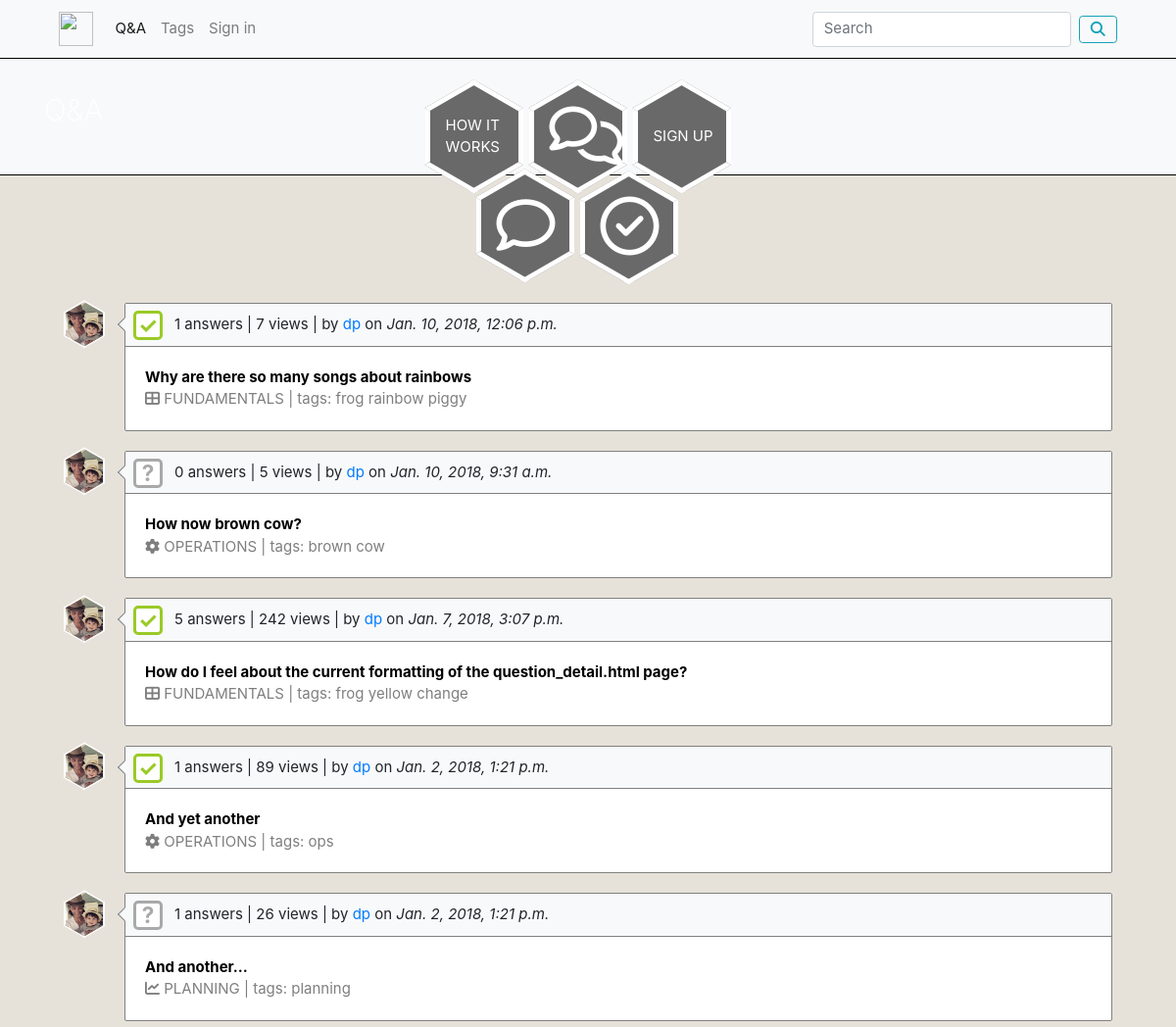
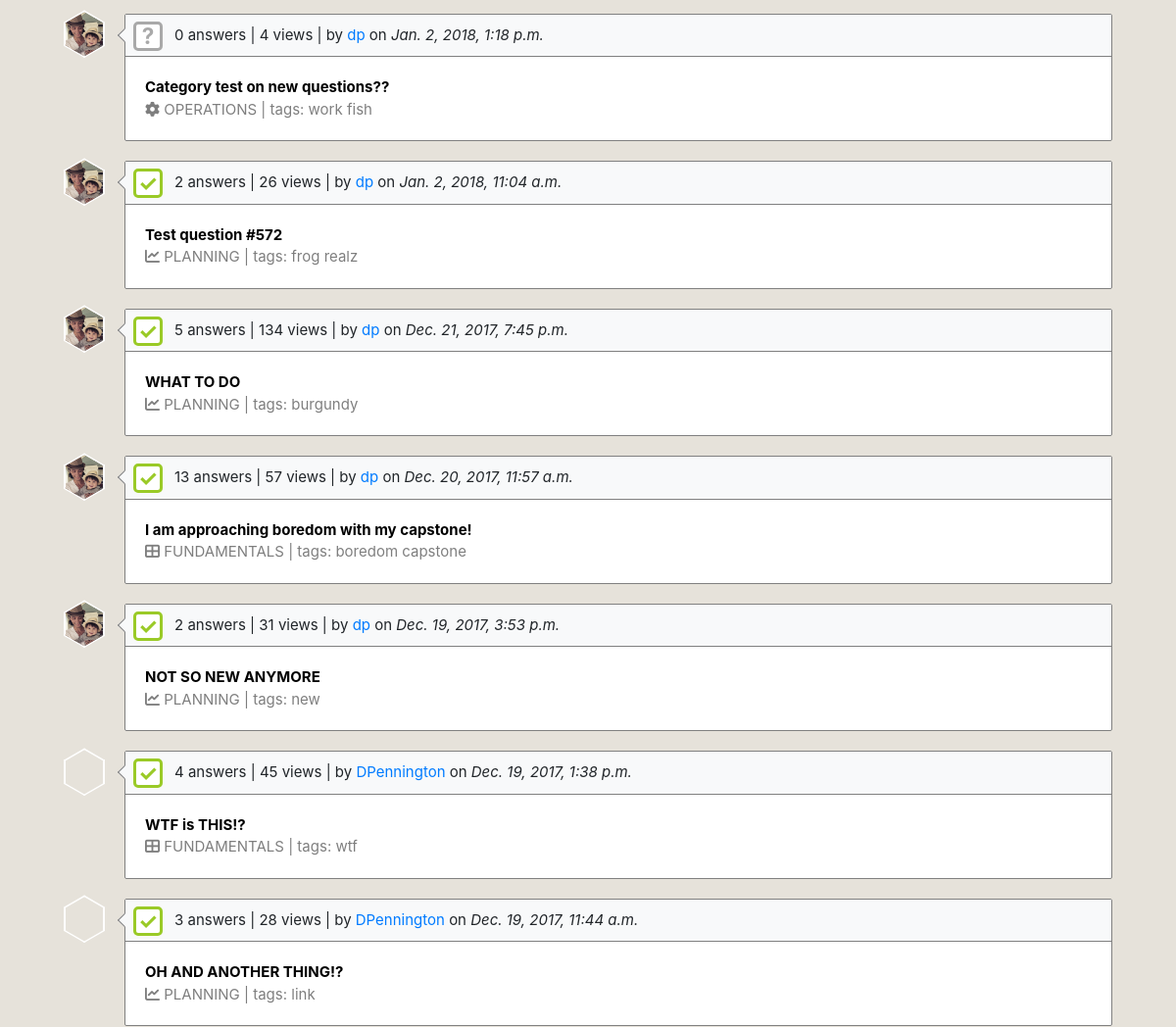
The page /questions/ (upper part) on the database as committed earlier (2 pictures, top to bottom).
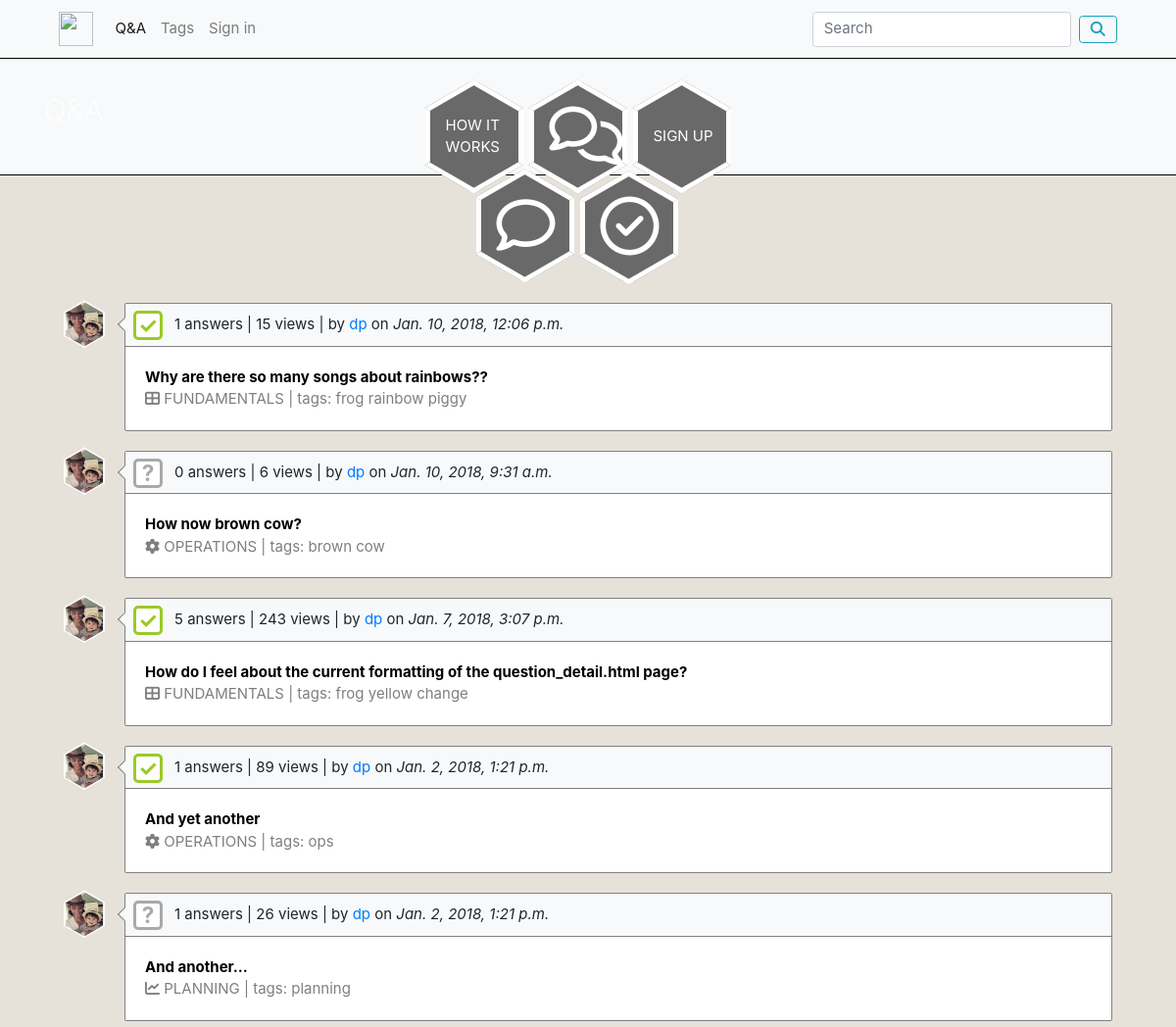
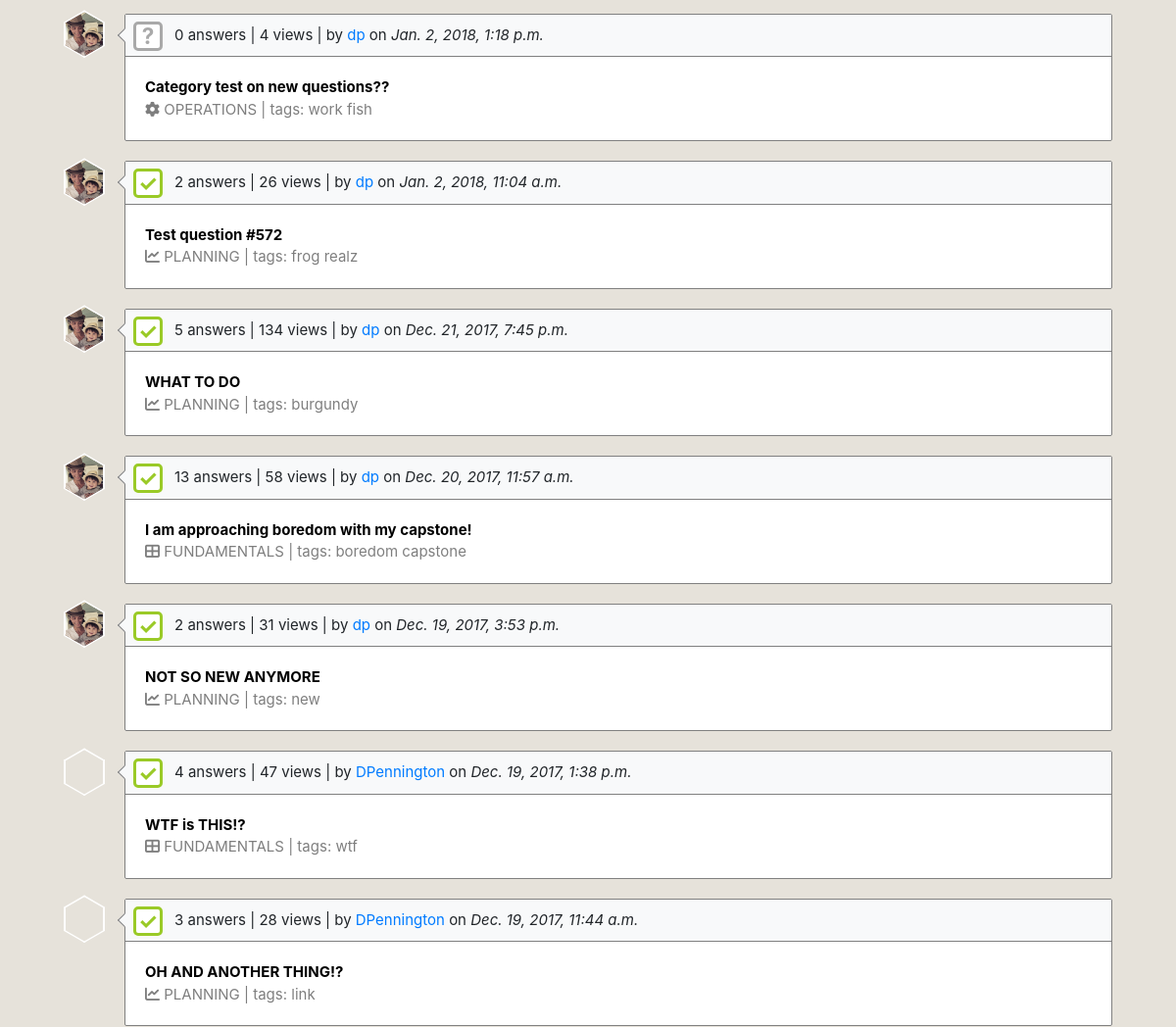
The same page on the database as committed later (2 pictures, top to bottom).
### questions/models.py (models this page shows, shortened)
class Question(models.Model):
    user = models.ForeignKey(User, null=True, on_delete=models.SET_NULL)
    category = models.ForeignKey(Category, null=True, on_delete=models.SET_NULL)
    hive = models.ForeignKey(Hive, null=True, blank=True, on_delete=models.SET_NULL)
    title = models.CharField(max_length=200)
    body = RichTextField()
    tags = TaggableManager()
    created = models.DateTimeField(auto_now_add=True)
    modified = models.DateTimeField(auto_now=True)
    solved = models.BooleanField(default=False)
    views = models.IntegerField(default=0)

class Profile(models.Model):  # Extends base User class with additional fields
    user = models.OneToOneField(User, primary_key=True, related_name='profile', on_delete=models.CASCADE)
    hives = models.ManyToManyField(Hive, blank=True)
    avatar = models.ImageField(upload_to="media/", blank=True, null=True)
    questions = models.IntegerField(default=0)
    answers = models.IntegerField(default=0)
    comments = models.IntegerField(default=0)
    solutions = models.IntegerField(default=0)
    vote_counter = models.IntegerField(default=0)
    flags = models.IntegerField(default=0)
    views = models.IntegerField(default=0)
    searches = models.IntegerField(default=0)
    edits = models.IntegerField(default=0)
    bookmarks = models.IntegerField(default=0)

class Category(models.Model):
    title = models.CharField(max_length=50)
    class Meta:
        verbose_name_plural = 'Categories'
    def icon(self):  # This is...clunky, and hard-coded (and thus limiting). But it works...
        if self.title == 'Fundamentals':
            return '<span class="fa fa-th-large"></span> FUNDAMENTALS | '
        elif self.title == 'Operations':
            return '<span class="fa fa-cog"></span> OPERATIONS | '
        elif self.title == 'Planning':
            return '<span class="fa fa-line-chart"></span> PLANNING | '

### questions/views.py (the view)
def index(request):  # w/Paginator
    question_list = Question.objects.order_by('-created')
    paginator = Paginator(question_list, 15) # Show 15 questions per page
    page = request.GET.get('page')
    icons = Icon.objects.all()
    try:
        questions = paginator.page(page)
    except PageNotAnInteger:
        questions = paginator.page(1)
    except EmptyPage:
        questions = paginator.page(paginator.num_pages)
    return render(request, 'questions/index.html', {'questions': questions, 'icons': icons})

### questions/templates/questions/index.html (shortened to what this page needs)
{% extends 'questions/base.html' %}
{% load static %}
{% block heading %}
    <div class="row" id="heading">
        <div class="col">
            <span style="font-size: 2em" class="page_heading">Q&A</span>
        </div>
    </div>
{% endblock %}
{% block feature %}
    {% if not request.user.is_authenticated %}
        <br />
        <br />
        <br />
        <div class="container">
            <div class="row" id="how_it_works">
                <div class="col" id="onboard_hexes_all">
                    <div id="onboard_hex0" class="hexagon">
                        <span id="onboard_how" class="onboard-icon" style="font-size: 1em">HOW IT WORKS</span>
                    </div>
                    <div id="onboard_hex1" class="hexagon dp_tooltip">
                        <span class="fa fa-comment-o onboard-icon" style="font-size: 4em"></span>
                    </div>
                    <div id="onboard_hex2" class="hexagon dp_tooltip">
                        <span class="fa fa-comments-o onboard-icon" style="font-size: 4em"></span>
                    </div>
                    <div id="onboard_hex3" class="hexagon dp_tooltip">
                        <span class="fa fa-check-circle-o onboard-icon" style="font-size: 4em"></span>
                    </div>
                    <a href="{% url 'questions:register' %}">
                        <div id="onboard_hex4" class="hexagon">
                            <span id="onboard_sign" class="onboard-icon" style="font-size: 1em">SIGN UP</span>
                        </div>
                    </a>
                </div>
            </div>
        </div>
    {% endif %}
{% endblock %}
{% block content %}
<br />
<div class="container" id="index_container">
            {% for question in questions %}
                <div id="question_wrapper">
                    <a href="{% url 'questions:profile' question.user.id %}">
                        <div class="hexagonSmall" style="background-image: url('/{{ question.user.profile.avatar }}'">
                            <div class="hexTopSmall"></div>
                            <div class="hexBottomSmall"></div>
                        </div>
                    </a>
                    <div id="question_container">
                        <div id="question_data">
                            {{ question.answer_set.count }} answers | {{ question.views }} views |
                            by <a href="{% url 'questions:profile' question.user.id %}"> {{ question.user }} </a> on <i>{{ question.created }}</i>
                        </div>
                        <div id="question_header">
                            <a href="{% url 'questions:question_detail' question.id %}" class="text_link">
                                <div><b>{{ question.title }}</b>
                                <br />
                                    <span style="opacity: .5">
                                        <span>
                                            {% autoescape off %} {{ question.category.icon }} {% endautoescape %}
                                        </span>
                                        <span>
                                            tags:
                                            {% for tag in question.tags.all %}
                                                {{ tag }}
                                            {% endfor %}
                                        </span>
                                    </span>
                                </div>
                            </a>
                        </div>
                        {% if question.solved == True %}
                            <div class="solved_indicator" id="solved">✓</div>
                        {% else %}
                            <div class="unsolved_indicator" id="unsolved">?</div>
                        {% endif %}
                    </div>
                </div>
            {% endfor %}
            <br />
<br />
<br />
</div>
{% endblock %}

### questions/templates/questions/base.html (shortened to what this page needs)
{% load static %}
<head>
    <link rel="stylesheet" href="{% static 'questions/style.css' %}"/>
    <link rel="stylesheet" href="https://maxcdn.bootstrapcdn.com/bootstrap/4.0.0-beta.2/css/bootstrap.min.css">
</head>
<header>
    <div class="container">
        <nav class="navbar navbar-expand-lg navbar-light bg-light">
            <a class="navbar-brand" href="{% url 'questions:index' %}">
                <img src="{% static 'questions/hivemind_v2.png' %}" height="35" id="site_logo"/>
            </a>
            <div class="collapse navbar-collapse" id="navbarSupportedContent">
                <ul class="navbar-nav mr-auto">
                    <li class="nav-item active">
                        <a class="nav-link" href="{% url 'questions:index' %}">Q&A <span class="sr-only">(current)</span></a>
                    </li>
                    <li class="nav-item">
                        <a class="nav-link" href="{% url 'questions:tags' %}">Tags</a>
                    </li>
                    {% if request.user.is_authenticated %}
                        {% if request.user.notification_set.count > 0 %}
                            <li class="nav-item dropdown">
                                <a class="nav-link dropdown-toggle" href="#" id="notificationsDropdown" role="button" data-toggle="dropdown" aria-haspopup="true" aria-expanded="false">
                                    Notifications <span class="badge badge-pill badge-info">{{ request.user.notification_set.count }}</span>
                                </a>
                                <div class="dropdown-menu" aria-labelledby="notificationsDropdown">
                                    {% for notification in request.user.notification_set.all %}
                                        {% autoescape off %} {{ notification }} {% endautoescape %}
                                        <div class="dropdown-divider"></div>
                                    {% endfor %}
                                    {% if request.user.notification_set.count > 0 %}
                                        <a class="dropdown-item" href="{% url 'questions:clear_all' %}">CLEAR ALL</a>
                                    {% endif %}
                                </div>
                            </li>
                        {% else %}
                            <li class="nav-item">
                                <a class="nav-link">Notifications <span class="badge badge-pill badge-default">0</span></a>
                            </li>
                        {% endif %}
                        <li class="nav-item dropdown">
                            <a class="nav-link dropdown-toggle" href="#" id="navbarDropdown" role="button" data-toggle="dropdown" aria-haspopup="true" aria-expanded="false">
                              {{ request.user.username }}
                            </a>
                            <div class="dropdown-menu" aria-labelledby="navbarDropdown">
                                <a class="dropdown-item" href="{% url 'questions:profile' request.user.id %}"><span class="fa fa-user"></span> Profile</a>
                                <a class="dropdown-item" href="{% url 'questions:bookmarks' request.user.id %}"><span class="fa fa-bookmark-o"></span> Bookmarks</a>
                            <div class="dropdown-divider"></div>
                                <a class="dropdown-item" href="{% url 'questions:signout' %}"><span class="fa fa-sign-out"></span> Sign out</a>
                            </div>
                        </li>
                    {% else %}
                        <li class="nav-item">
                            <a class="nav-link" href="{% url 'questions:signin' %}">Sign in</a>
                        </li>
                    {% endif %}
                </ul>
                <form class="form-inline my-2 my-lg-0" action="{% url 'questions:search' %}" method="post">
                    <input name="search" class="form-control mr-sm-2" type="search" placeholder="Search" aria-label="Search" required>
                    <button class="btn btn-outline-info my-2 my-sm-0" type="submit"><span class="fa fa-search"></span></button>
                </form>
            </div>
        </nav>
    </div>
</header>
<body>
    <div id="page_heading">
        <div class="container">
            {% block heading %}
            {% endblock %}
        </div>
    </div>
    <div id="block_background">
        {% block feature %}
        {% endblock %}
        {% block content %}
        {% endblock %}
    </div>
    <br />
</body>

Rows that differ between the two databases and show on the page:
changed Question: views "7" → "15"; title "Why are there so many songs about rainbows" → "Why are there so many songs about rainbows??"
changed Question "Jan. 10, 2018, 9:31 a.m.": views "5" → "6"
changed Question "Jan. 7, 2018, 3:07 p.m.": views "242" → "243"
changed Question "Dec. 20, 2017, 11:57 a.m.": views "57" → "58"
changed Question "Dec. 19, 2017, 1:38 p.m.": views "45" → "47"
